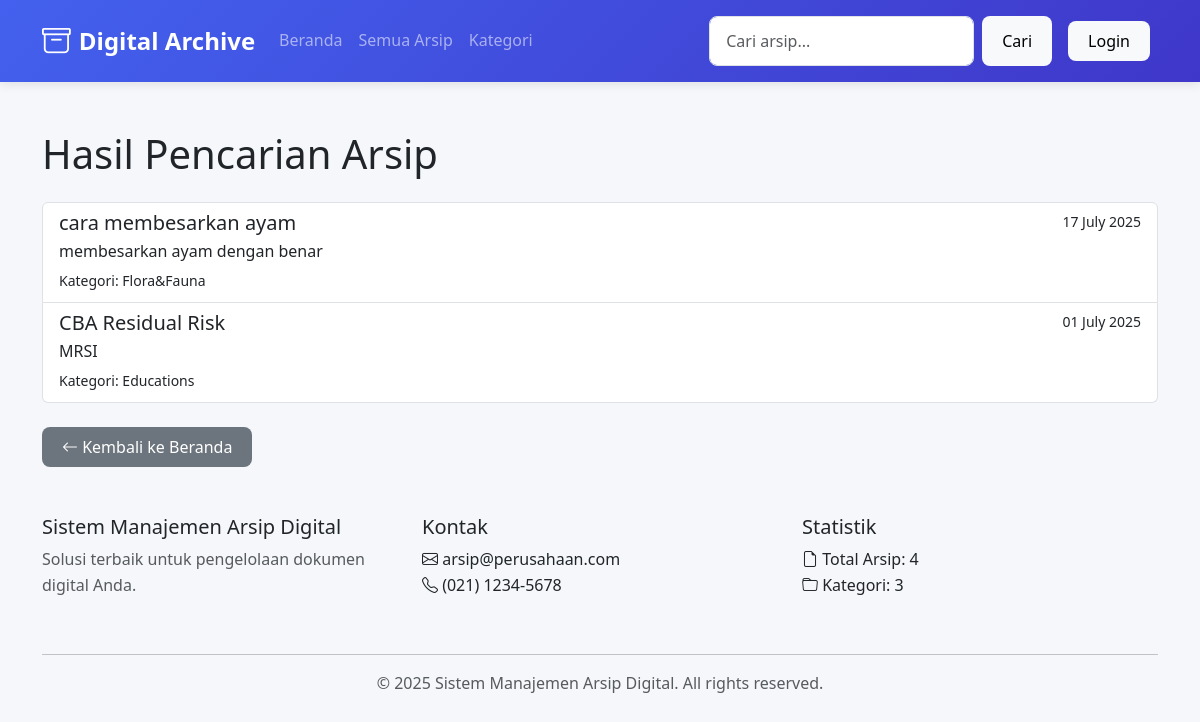
Page /cari/ on the earlier database version.
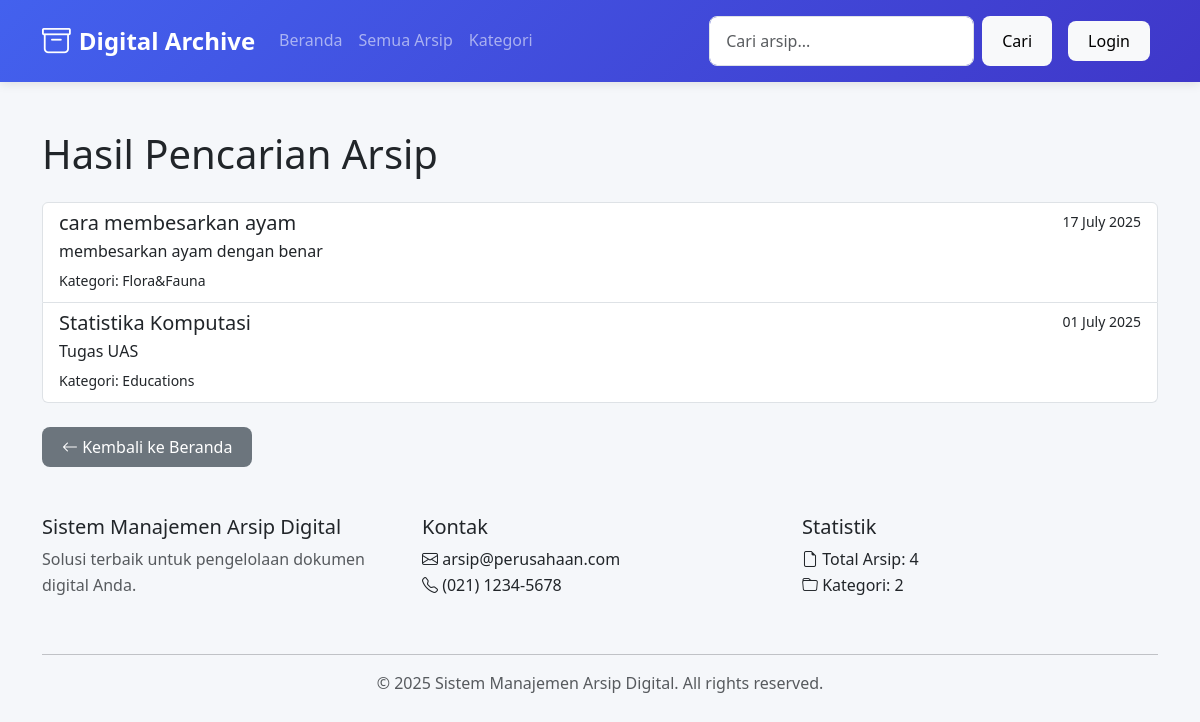
Same page on the later database version.
### arsip/models.py (models this page shows, shortened)
class Arsip(models.Model):
    STATUS_VERIFIKASI = (
        ('pending', 'Pending'),
        ('ditolak', 'Ditolak'),
        ('diterima', 'Diterima'),
    )
    STATUS_AKSES_CHOICES = [
        ('publik', 'Publik'),
        ('internal', 'Internal'),
    ]
    judul_arsip = models.CharField(max_length=255, blank=True, null=True, default="")
    kode_arsip = models.CharField(max_length=50, blank=True, null=True, unique=True)
    deskripsi = models.TextField(blank=True, null=True, default="")
    kategori = models.ForeignKey(Kategori, on_delete=models.SET_NULL, blank=True, null=True)
    tags = models.ManyToManyField(Tag, blank=True)
    tanggal_dibuat = models.DateField()
    tanggal_diterima = models.DateField()
    pembuat = models.CharField(max_length=100, blank=True, null=True)
    lokasi_fisik = models.CharField(max_length=100, blank=True, null=True)
    lokasi_digital = models.FileField(upload_to=arsip_upload_path)
    format_file = models.CharField(max_length=10, blank=True)
    ukuran_file = models.IntegerField(blank=True, null=True)  # Dalam bytes
    status_akses = models.CharField(
        max_length=20,
        choices=STATUS_AKSES_CHOICES,
        default='internal'
    )
    dibuat_oleh = models.ForeignKey(User, on_delete=models.SET_NULL, null=True)
    timestamp_input = models.DateTimeField(auto_now_add=True)
    last_updated = models.DateTimeField(auto_now=True)
    versi = models.PositiveIntegerField(default=1)
    diakses = models.PositiveIntegerField(default=0)
    class Meta:
        verbose_name = "Arsip Digital"
        verbose_name_plural = "Arsip Digital"
        ordering = ['-tanggal_diterima']
    status_verifikasi = models.CharField(
        max_length=20,
        choices=STATUS_VERIFIKASI,
        default='pending'
    )
    catatan_verifikasi = models.TextField(blank=True, null=True)
    verifikator = models.ForeignKey(
        User,
        on_delete=models.SET_NULL,
        null=True,
        blank=True,
        related_name='arsip_diverifikasi'
    )
    tanggal_verifikasi = models.DateTimeField(null=True, blank=True)
    tracker = FieldTracker(fields=['status_verifikasi'])

class Kategori(models.Model):
    nama = models.CharField(max_length=100, unique=True)
    deskripsi = models.TextField(blank=True, null=True)

### arsip/views.py (the view)
# urls.py: path('cari/', views.cari_arsip, name='cari_arsip'),
def cari_arsip(request):
    query = request.GET.get('q', '')
    status_filter = request.GET.get('status_akses', 'publik') # Change from 'status' to 'status_akses'
    results = Arsip.objects.filter(
        Q(judul_arsip__icontains=query) |
        Q(deskripsi__icontains=query) |
        Q(kategori__nama__icontains=query)
    ).filter(status_verifikasi='diterima') # Ensure only verified
    if not request.user.is_authenticated:
        results = results.filter(status_akses='publik')
    else:
        if status_filter == 'internal':
            results = results.filter(status_akses='internal')
        elif status_filter == 'publik':
            results = results.filter(status_akses='publik')
    results = results.order_by('-tanggal_diterima')
    return render(request, 'arsip/hasil_pencarian.html', {
        'query': query,
        'results': results,
    })

### arsip/views.py (called while the page is built)
def statistik_context(request):
    from .models import Arsip, Kategori
    return {
        'total_arsip': Arsip.objects.count(),
        'total_kategori': Kategori.objects.count(),
    }

### arsip/templates/arsip/hasil_pencarian.html (shortened to what this page needs)
{% extends "arsip/base_arsip.html" %}
{% load static %}
{% block content %}
<h1 class="mb-4">Hasil Pencarian Arsip</h1>
{% if results %}
<div class="list-group mb-4">
    {% for arsip in results %}
    <a href="{% url 'arsip:detail_arsip' arsip.id %}" class="list-group-item list-group-item-action">
        <div class="d-flex w-100 justify-content-between">
            <h5 class="mb-1">{{ arsip.judul_arsip }}</h5>
            <small>{{ arsip.tanggal_diterima|date:"d F Y" }}</small>
        </div>
        <p class="mb-1">{{ arsip.deskripsi|truncatechars:100 }}</p>
        <small>Kategori: {{ arsip.kategori.nama }}</small>
    </a>
    {% endfor %}
</div>
{% else %}
<div class="alert alert-info">Tidak ada arsip yang ditemukan untuk kata kunci <strong>{{ query }}</strong>.</div>
{% endif %}
<a href="/" class="btn btn-secondary"><i class="bi bi-arrow-left"></i> Kembali ke Beranda</a>
{% endblock %}

Differences in the rows shown:
changed Arsip "Educations": judul_arsip "CBA Residual Risk" → "Statistika Komputasi"; deskripsi "MRSI" → "Tugas UAS"
Other differences:
{{ total_kategori|default:'0' }}: "3" → "2"
